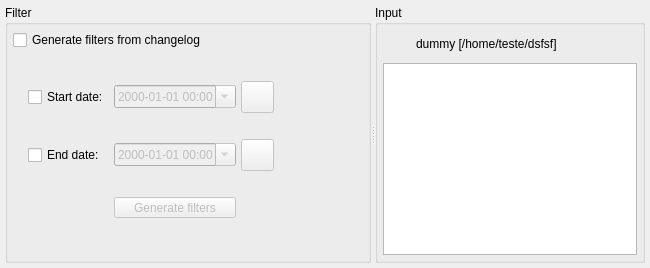
        <widget class="QWidget" name="tab_6">
         <attribute name="icon">
          <iconset resource="../../res/resources.qrc">
           <normaloff>:/icons/icons/filter.png</normaloff>:/icons/icons/filter.png</iconset>
         </attribute>
         <attribute name="title">
          <string>&amp;Partial diff</string>
         </attribute>
         <layout class="QGridLayout" name="gridLayout">
          <property name="leftMargin">
           <number>5</number>
          </property>
          <property name="topMargin">
           <number>5</number>
          </property>
          <property name="rightMargin">
           <number>5</number>
          </property>
          <property name="bottomMargin">
           <number>5</number>
          </property>
          <property name="spacing">
           <number>5</number>
          </property>
          <item row="0" column="0">
           <widget class="QSplitter" name="pd_hsplitter">
            <property name="orientation">
             <enum>Qt::Orientation::Horizontal</enum>
            </property>
            <property name="handleWidth">
             <number>4</number>
            </property>
            <property name="childrenCollapsible">
             <bool>false</bool>
            </property>
            <widget class="QGroupBox" name="pd_filter_gb">
             <property name="sizePolicy">
              <sizepolicy hsizetype="Expanding" vsizetype="Preferred">
               <horstretch>0</horstretch>
               <verstretch>0</verstretch>
              </sizepolicy>
             </property>
             <property name="title">
              <string>Filter</string>
             </property>
             <layout class="QVBoxLayout" name="verticalLayout_11">
              <property name="spacing">
               <number>5</number>
              </property>
              <property name="leftMargin">
               <number>5</number>
              </property>
              <property name="topMargin">
               <number>5</number>
              </property>
              <property name="rightMargin">
               <number>5</number>
              </property>
              <property name="bottomMargin">
               <number>5</number>
              </property>
              <item>
               <layout class="QVBoxLayout" name="verticalLayout_10">
                <property name="spacing">
                 <number>5</number>
                </property>
                <item>
                 <widget class="QCheckBox" name="gen_filters_from_log_chk">
                  <property name="sizePolicy">
                   <sizepolicy hsizetype="Expanding" vsizetype="Fixed">
                    <horstretch>0</horstretch>
                    <verstretch>0</verstretch>
                   </sizepolicy>
                  </property>
                  <property name="toolTip">
                   <string>&lt;p&gt;Generate filters by querying the model's internal changelog and comparing their modification date/time against the provided date/time interval.&lt;/p&gt;</string>
                  </property>
                  <property name="text">
                   <string>Generate filters from changelog</string>
                  </property>
                 </widget>
                </item>
                <item>
                 <layout class="QGridLayout" name="gridLayout_15">
                  <property name="spacing">
                   <number>5</number>
                  </property>
                  <item row="0" column="0">
                   <widget class="QWidget" name="dates_wgt" native="true">
                    <layout class="QGridLayout" name="gridLayout_14">
                     <property name="leftMargin">
                      <number>15</number>
                     </property>
                     <property name="topMargin">
                      <number>5</number>
                     </property>
                     <property name="rightMargin">
                      <number>5</number>
                     </property>
                     <property name="bottomMargin">
                      <number>15</number>
                     </property>
                     <property name="spacing">
                      <number>5</number>
                     </property>
                     <item row="1" column="3" rowspan="2">
                      <spacer name="horizontalSpacer_11">
                       <property name="orientation">
                        <enum>Qt::Orientation::Horizontal</enum>
                       </property>
                       <property name="sizeHint" stdset="0">
                        <size>
                         <width>86</width>
                         <height>68</height>
                        </size>
                       </property>
                      </spacer>
                     </item>
                     <item row="1" column="2">
                      <widget class="QToolButton" name="first_change_dt_tb">
                       <property name="enabled">
                        <bool>false</bool>
                       </property>
                       <property name="sizePolicy">
                        <sizepolicy hsizetype="Preferred" vsizetype="Preferred">
                         <horstretch>0</horstretch>
                         <verstretch>0</verstretch>
                        </sizepolicy>
                       </property>
                       <property name="toolTip">
                        <string>Use the first change date of the changelog</string>
                       </property>
                       <property name="text">
                        <string/>
                       </property>
                       <property name="icon">
                        <iconset resource="../../res/resources.qrc">
                         <normaloff>:/icons/icons/changelog.png</normaloff>:/icons/icons/changelog.png</iconset>
                       </property>
                       <property name="iconSize">
                        <size>
                         <width>25</width>
                         <height>25</height>
                        </size>
                       </property>
                       <property name="toolButtonStyle">
                        <enum>Qt::ToolButtonStyle::ToolButtonIconOnly</enum>
                       </property>
                       <property name="autoRaise">
                        <bool>false</bool>
                       </property>
                      </widget>
                     </item>
                     <item row="1" column="0">
                      <widget class="QCheckBox" name="start_date_chk">
                       <property name="text">
                        <string>Start date:</string>
                       </property>
                      </widget>
                     </item>
                     <item row="1" column="1">
                      <widget class="QDateTimeEdit" name="start_date_dt">
                       <property name="enabled">
                        <bool>false</bool>
                       </property>
                       <property name="sizePolicy">
                        <sizepolicy hsizetype="Preferred" vsizetype="Fixed">
                         <horstretch>0</horstretch>
                         <verstretch>0</verstretch>
                        </sizepolicy>
                       </property>
                       <property name="accelerated">
                        <bool>false</bool>
                       </property>
                       <property name="showGroupSeparator" stdset="0">
                        <bool>false</bool>
                       </property>
                       <property name="minimumDate">
                        <date>
                         <year>1752</year>
                         <month>9</month>
                         <day>20</day>
                        </date>
                       </property>
                       <property name="displayFormat">
                        <string>yyyy-MM-dd HH:mm</string>
                       </property>
                       <property name="calendarPopup">
                        <bool>true</bool>
                       </property>
                      </widget>
                     </item>
                     <item row="2" column="1">
                      <widget class="QDateTimeEdit" name="end_date_dt">
                       <property name="enabled">
                        <bool>false</bool>
                       </property>
                       <property name="sizePolicy">
                        <sizepolicy hsizetype="Preferred" vsizetype="Fixed">
                         <horstretch>0</horstretch>
                         <verstretch>0</verstretch>
                        </sizepolicy>
                       </property>
                       <property name="displayFormat">
                        <string>yyyy-MM-dd HH:mm</string>
                       </property>
                       <property name="calendarPopup">
                        <bool>true</bool>
                       </property>
                      </widget>
                     </item>
                     <item row="2" column="2">
                      <widget class="QToolButton" name="last_change_dt_tb">
                       <property name="enabled">
                        <bool>false</bool>
                       </property>
                       <property name="sizePolicy">
                        <sizepolicy hsizetype="Preferred" vsizetype="Preferred">
                         <horstretch>0</horstretch>
                         <verstretch>0</verstretch>
                        </sizepolicy>
                       </property>
                       <property name="toolTip">
                        <string>Use the last change date of the changelog</string>
                       </property>
                       <property name="text">
                        <string/>
                       </property>
                       <property name="icon">
                        <iconset resource="../../res/resources.qrc">
                         <normaloff>:/icons/icons/changelog.png</normaloff>:/icons/icons/changelog.png</iconset>
                       </property>
                       <property name="iconSize">
                        <size>
                         <width>25</width>
                         <height>25</height>
                        </size>
                       </property>
                       <property name="toolButtonStyle">
                        <enum>Qt::ToolButtonStyle::ToolButtonIconOnly</enum>
                       </property>
                       <property name="autoRaise">
                        <bool>false</bool>
                       </property>
                      </widget>
                     </item>
                     <item row="2" column="0">
                      <widget class="QCheckBox" name="end_date_chk">
                       <property name="enabled">
                        <bool>true</bool>
                       </property>
                       <property name="text">
                        <string>End date:</string>
                       </property>
                      </widget>
                     </item>
                     <item row="3" column="1">
                      <widget class="QToolButton" name="generate_filters_tb">
                       <property name="enabled">
                        <bool>false</bool>
                       </property>
                       <property name="sizePolicy">
                        <sizepolicy hsizetype="Preferred" vsizetype="Fixed">
                         <horstretch>0</horstretch>
                         <verstretch>0</verstretch>
                        </sizepolicy>
                       </property>
                       <property name="toolTip">
                        <string/>
                       </property>
                       <property name="text">
                        <string>Generate filters</string>
                       </property>
                       <property name="icon">
                        <iconset resource="../../res/resources.qrc">
                         <normaloff>:/icons/icons/filter.png</normaloff>:/icons/icons/filter.png</iconset>
                       </property>
                       <property name="iconSize">
                        <size>
                         <width>25</width>
                         <height>25</height>
                        </size>
                       </property>
                       <property name="toolButtonStyle">
                        <enum>Qt::ToolButtonStyle::ToolButtonTextBesideIcon</enum>
                       </property>
                      </widget>
                     </item>
                    </layout>
                   </widget>
                  </item>
                 </layout>
                </item>
               </layout>
              </item>
             </layout>
            </widget>
            <widget class="QGroupBox" name="pd_input_gb">
             <property name="sizePolicy">
              <sizepolicy hsizetype="Expanding" vsizetype="Expanding">
               <horstretch>0</horstretch>
               <verstretch>0</verstretch>
              </sizepolicy>
             </property>
             <property name="title">
              <string>Input</string>
             </property>
             <layout class="QVBoxLayout" name="verticalLayout_9">
              <property name="spacing">
               <number>5</number>
              </property>
              <property name="leftMargin">
               <number>5</number>
              </property>
              <property name="topMargin">
               <number>5</number>
              </property>
              <property name="rightMargin">
               <number>5</number>
              </property>
              <property name="bottomMargin">
               <number>5</number>
              </property>
              <item>
               <layout class="QHBoxLayout" name="horizontalLayout_14">
                <property name="spacing">
                 <number>5</number>
                </property>
                <item>
                 <widget class="QLabel" name="pd_input_ico_lbl">
                  <property name="minimumSize">
                   <size>
                    <width>28</width>
                    <height>28</height>
                   </size>
                  </property>
                  <property name="maximumSize">
                   <size>
                    <width>28</width>
                    <height>28</height>
                   </size>
                  </property>
                  <property name="text">
                   <string/>
                  </property>
                  <property name="pixmap">
                   <pixmap resource="../../res/resources.qrc">:/icons/icons/dbmodel.png</pixmap>
                  </property>
                  <property name="scaledContents">
                   <bool>true</bool>
                  </property>
                 </widget>
                </item>
                <item>
                 <widget class="QLabel" name="pd_input_lbl">
                  <property name="sizePolicy">
                   <sizepolicy hsizetype="Preferred" vsizetype="Preferred">
                    <horstretch>0</horstretch>
                    <verstretch>0</verstretch>
                   </sizepolicy>
                  </property>
                  <property name="text">
                   <string>dummy [/home/teste/dsfsf]</string>
                  </property>
                  <property name="indent">
                   <number>0</number>
                  </property>
                 </widget>
                </item>
               </layout>
              </item>
              <item>
               <widget class="QTableView" name="filtered_objs_view">
                <property name="editTriggers">
                 <set>QAbstractItemView::EditTrigger::NoEditTriggers</set>
                </property>
                <property name="alternatingRowColors">
                 <bool>true</bool>
                </property>
                <property name="selectionMode">
                 <enum>QAbstractItemView::SelectionMode::NoSelection</enum>
                </property>
                <property name="selectionBehavior">
                 <enum>QAbstractItemView::SelectionBehavior::SelectItems</enum>
                </property>
                <property name="iconSize">
                 <size>
                  <width>22</width>
                  <height>22</height>
                 </size>
                </property>
                <property name="sortingEnabled">
                 <bool>true</bool>
                </property>
                <attribute name="horizontalHeaderStretchLastSection">
                 <bool>true</bool>
                </attribute>
               </widget>
              </item>
             </layout>
            </widget>
           </widget>
          </item>
         </layout>
        </widget>
